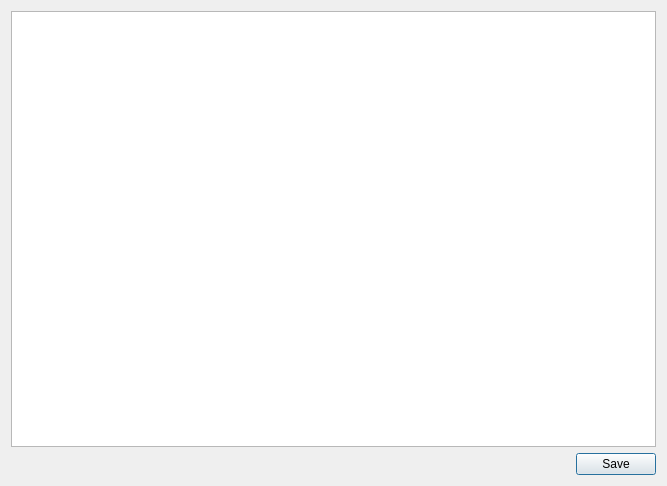
<?xml version="1.0" encoding="UTF-8"?>
<ui version="4.0">
 <class>InitializationFileEditor</class>
 <widget class="QWidget" name="InitializationFileEditor">
  <property name="geometry">
   <rect>
    <x>0</x>
    <y>0</y>
    <width>667</width>
    <height>486</height>
   </rect>
  </property>
  <property name="windowTitle">
   <string>Graph</string>
  </property>
  <layout class="QVBoxLayout" name="verticalLayout_3">
   <item>
    <widget class="QPlainTextEdit" name="ConfigFileEdit"/>
   </item>
   <item>
    <widget class="QDialogButtonBox" name="saveRC">
     <property name="standardButtons">
      <set>QDialogButtonBox::Save</set>
     </property>
    </widget>
   </item>
  </layout>
 </widget>
 <resources/>
 <connections/>
</ui>
